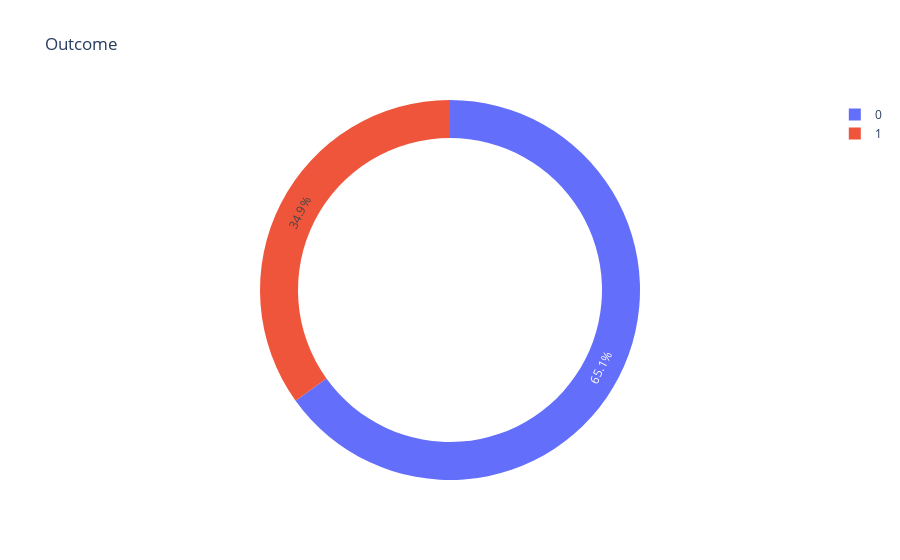

Notebook code cell kept with this figure:
### Code cell
px.pie(df, names='Outcome',  title ="Outcome" , hole=0.8)

### Figure 1 — Plotly figure (JSON) as saved in the notebook; plotly's stock layout.template omitted (floating-point values rounded to 4 significant figures; data arrays with more than 128 entries replaced by an {"elided": "..."} marker saying what was removed)
{"data": [{"domain": {"x": [0, 1], "y": [0, 1]}, "hole": 0.8, "hovertemplate": "Outcome=%{label}<extra></extra>", "labels": {"elided": "768 int values"}, "legendgroup": "", "name": "", "showlegend": true, "type": "pie"}], "layout": {"legend": {"tracegroupgap": 0}, "title": {"text": "Outcome"}}}
